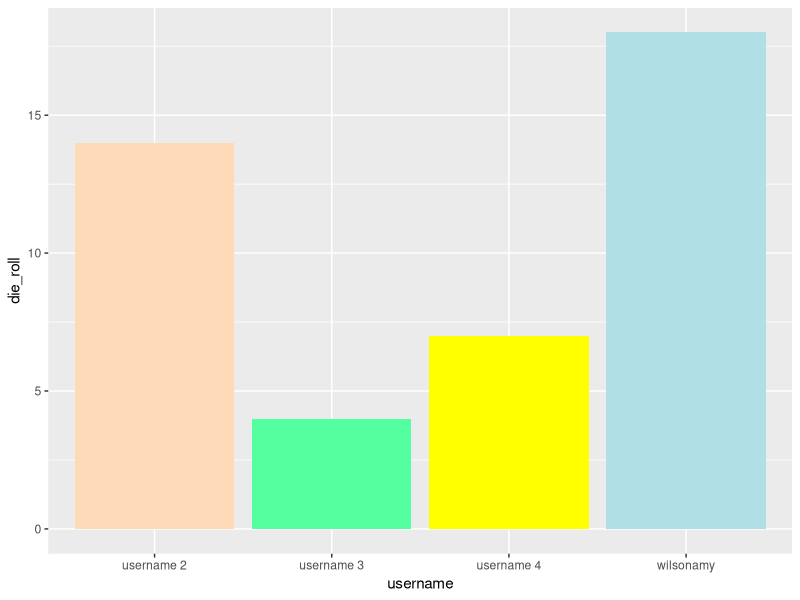
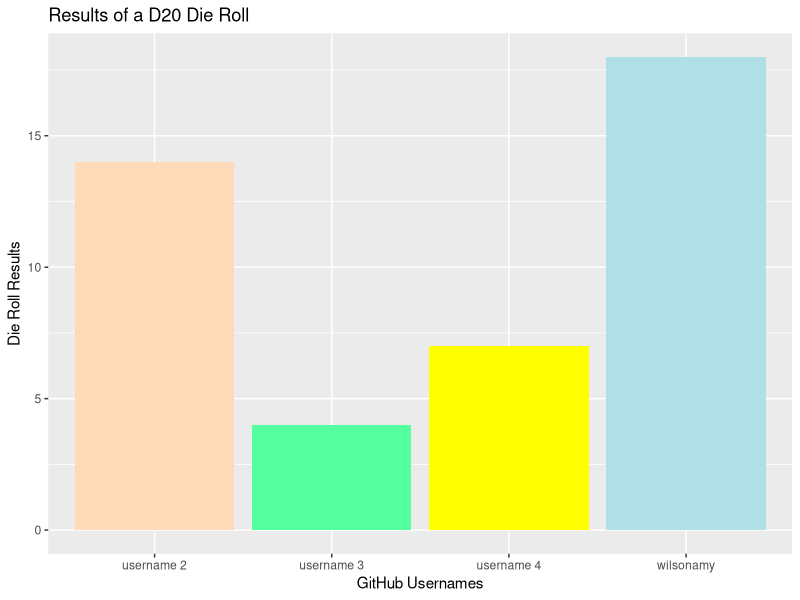
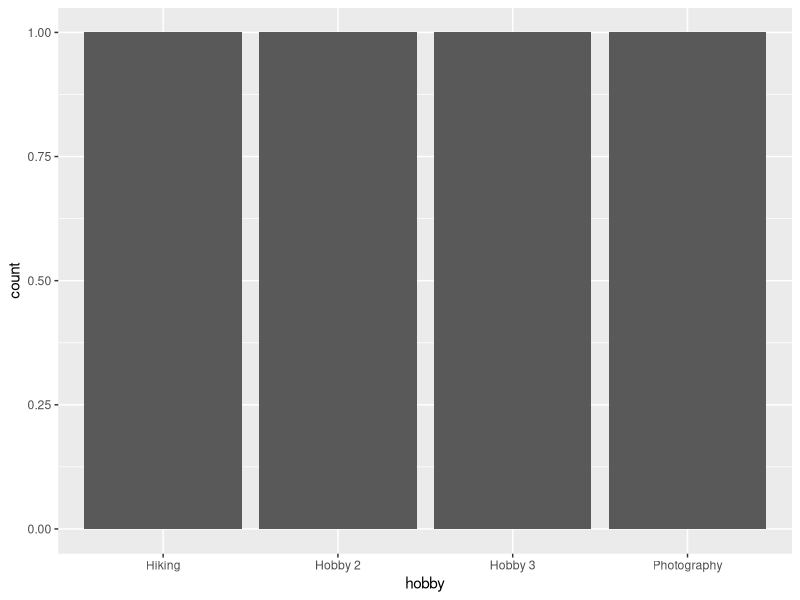

The R source for these figures, in order:
## ---- chunk 1
library(tidyverse) 
## ---- chunk 2
usernames <- c("wilsonamy", "username 2", "username 3", "username 4") #Extend if necessary
nums <- c(18, 14, 4, 7) #Extend if necessary
colours <- c("powderblue", "peachpuff", "seagreen1", "yellow") #Extend if necessary
hobbies <- c("Hiking", "Photography", "Hobby 2", "Hobby 3") #Extend if necessary

team_data <- tibble(username = usernames, die_roll = nums, colour = colours,
                    hobby = hobbies)
## ---- chunk 3
# Uncomment the three lines below
p1 <- ggplot(team_data, aes(x = username, y = die_roll)) +
  geom_col(fill = team_data$colour)
p1
## ---- chunk 4
# Uncomment the three lines below
p1 +
 labs(x = "GitHub Usernames", y = "Die Roll Results",
      title = "Results of a D20 Die Roll")
## ---- chunk 5
p2 <- ggplot(team_data, aes(x = hobby)) +
  geom_bar()
p2
